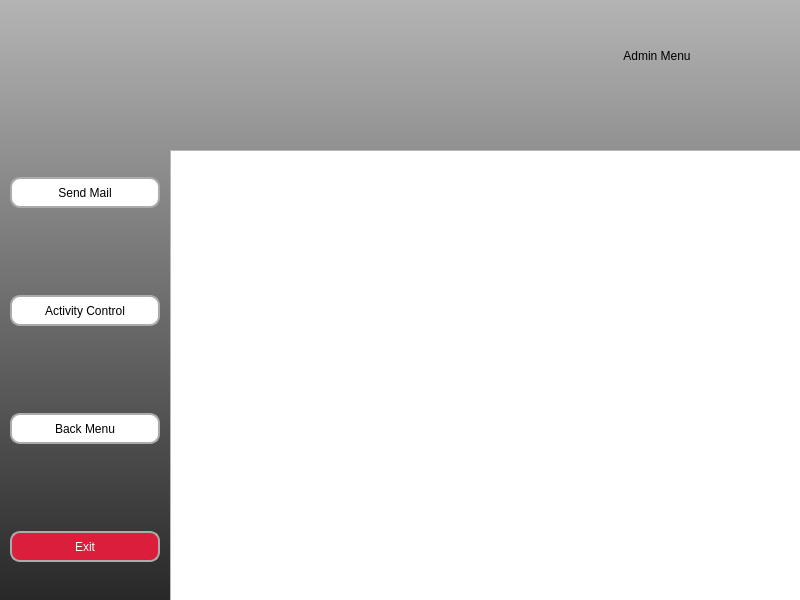
<?xml version="1.0" encoding="UTF-8"?>
<ui version="4.0">
 <class>MainWindow</class>
 <widget class="QMainWindow" name="MainWindow">
  <property name="geometry">
   <rect>
    <x>0</x>
    <y>0</y>
    <width>800</width>
    <height>600</height>
   </rect>
  </property>
  <property name="sizePolicy">
   <sizepolicy hsizetype="Fixed" vsizetype="Fixed">
    <horstretch>0</horstretch>
    <verstretch>0</verstretch>
   </sizepolicy>
  </property>
  <property name="windowTitle">
   <string>MainWindow</string>
  </property>
  <widget class="QWidget" name="centralwidget">
   <widget class="QWidget" name="layoutWidget">
    <property name="geometry">
     <rect>
      <x>10</x>
      <y>10</y>
      <width>681</width>
      <height>92</height>
     </rect>
    </property>
    <layout class="QHBoxLayout" name="horizontalLayout">
     <item>
      <widget class="QLabel" name="label">
       <property name="maximumSize">
        <size>
         <width>350</width>
         <height>90</height>
        </size>
       </property>
       <property name="text">
        <string/>
       </property>
       <property name="pixmap">
        <pixmap>../images/logo_720.png</pixmap>
       </property>
       <property name="scaledContents">
        <bool>true</bool>
       </property>
      </widget>
     </item>
     <item>
      <spacer name="horizontalSpacer_2">
       <property name="orientation">
        <enum>Qt::Orientation::Horizontal</enum>
       </property>
       <property name="sizeHint" stdset="0">
        <size>
         <width>40</width>
         <height>20</height>
        </size>
       </property>
      </spacer>
     </item>
     <item>
      <widget class="QLabel" name="label_2">
       <property name="styleSheet">
        <string notr="true">color:black;

font: italic 28pt &quot;Harlow Solid&quot;;</string>
       </property>
       <property name="text">
        <string>Admin Menu</string>
       </property>
       <property name="alignment">
        <set>Qt::AlignmentFlag::AlignCenter</set>
       </property>
      </widget>
     </item>
    </layout>
   </widget>
   <widget class="QLabel" name="label_bg">
    <property name="geometry">
     <rect>
      <x>0</x>
      <y>0</y>
      <width>800</width>
      <height>600</height>
     </rect>
    </property>
    <property name="sizePolicy">
     <sizepolicy hsizetype="Expanding" vsizetype="Expanding">
      <horstretch>0</horstretch>
      <verstretch>0</verstretch>
     </sizepolicy>
    </property>
    <property name="layoutDirection">
     <enum>Qt::LayoutDirection::LeftToRight</enum>
    </property>
    <property name="styleSheet">
     <string notr="true">background-color:qlineargradient(spread:pad, x1:0, y1:1, x2:0, y2:0, stop:0 rgba(40, 40, 40, 255), stop:1 rgba(180, 180, 180, 255))</string>
    </property>
    <property name="text">
     <string/>
    </property>
    <property name="scaledContents">
     <bool>false</bool>
    </property>
    <property name="alignment">
     <set>Qt::AlignmentFlag::AlignHCenter|Qt::AlignmentFlag::AlignTop</set>
    </property>
   </widget>
   <widget class="QTableWidget" name="tableWidget">
    <property name="geometry">
     <rect>
      <x>170</x>
      <y>150</y>
      <width>631</width>
      <height>451</height>
     </rect>
    </property>
    <property name="styleSheet">
     <string notr="true">table_style = &quot;&quot;&quot;
QTableWidget {
    background-color: #F4F6F8;
    alternate-background-color: #EEF3F8;
    gridline-color: #DADFE3;
    color: #2E2E2E;
    selection-background-color: #C9E4FF;
    selection-color: #000000;
    border: 1px solid #DADFE3;
    font-size: 14px;
}

QHeaderView::section {
    background-color: #E6E9EC;
    color: #333333;
    padding: 4px;
    border: 1px solid #DADFE3;
    font-weight: bold;
}

QTableCornerButton::section {
    background-color: #E6E9EC;
    border: 1px solid #DADFE3;
}
&quot;&quot;&quot;
</string>
    </property>
    <property name="alternatingRowColors">
     <bool>true</bool>
    </property>
    <property name="sortingEnabled">
     <bool>true</bool>
    </property>
    <attribute name="horizontalHeaderMinimumSectionSize">
     <number>33</number>
    </attribute>
    <attribute name="horizontalHeaderDefaultSectionSize">
     <number>150</number>
    </attribute>
    <attribute name="verticalHeaderDefaultSectionSize">
     <number>30</number>
    </attribute>
   </widget>
   <widget class="QWidget" name="layoutWidget_2">
    <property name="geometry">
     <rect>
      <x>10</x>
      <y>150</y>
      <width>161</width>
      <height>441</height>
     </rect>
    </property>
    <layout class="QVBoxLayout" name="verticalLayout_2">
     <property name="spacing">
      <number>60</number>
     </property>
     <item>
      <widget class="QPushButton" name="button_send">
       <property name="minimumSize">
        <size>
         <width>150</width>
         <height>31</height>
        </size>
       </property>
       <property name="maximumSize">
        <size>
         <width>150</width>
         <height>31</height>
        </size>
       </property>
       <property name="styleSheet">
        <string notr="true">
QPushButton{
color:rgb(0, 0, 0);
background-color: rgb(255, 255, 255);
border-radius: 10px;
border: 2px solid rgb(171, 171, 171);
}
QPushButton:hover {
    background-color:rgb(255, 226, 229);
}
QPushButton:pressed {
    background-color: rgb(218, 30, 60);
	color: rgb(255, 255, 255)
}</string>
       </property>
       <property name="text">
        <string>Send Mail</string>
       </property>
      </widget>
     </item>
     <item>
      <widget class="QPushButton" name="button_activity">
       <property name="minimumSize">
        <size>
         <width>141</width>
         <height>31</height>
        </size>
       </property>
       <property name="maximumSize">
        <size>
         <width>150</width>
         <height>31</height>
        </size>
       </property>
       <property name="styleSheet">
        <string notr="true">
QPushButton{
color:rgb(0, 0, 0);
background-color: rgb(255, 255, 255);
border-radius: 10px;
border: 2px solid rgb(171, 171, 171);
}
QPushButton:hover {
    background-color:rgb(255, 226, 229);
}
QPushButton:pressed {
    background-color: rgb(218, 30, 60);
	color: rgb(255, 255, 255)
}</string>
       </property>
       <property name="text">
        <string>Activity Control</string>
       </property>
      </widget>
     </item>
     <item>
      <widget class="QPushButton" name="button_back">
       <property name="minimumSize">
        <size>
         <width>141</width>
         <height>31</height>
        </size>
       </property>
       <property name="maximumSize">
        <size>
         <width>150</width>
         <height>31</height>
        </size>
       </property>
       <property name="styleSheet">
        <string notr="true">
QPushButton{
color:rgb(0, 0, 0);
background-color: rgb(255, 255, 255);
border-radius: 10px;
border: 2px solid rgb(171, 171, 171);
}
QPushButton:hover {
    background-color:rgb(255, 226, 229);
}
QPushButton:pressed {
    background-color: rgb(218, 30, 60);
	color: rgb(255, 255, 255)
}</string>
       </property>
       <property name="text">
        <string>Back Menu</string>
       </property>
      </widget>
     </item>
     <item>
      <widget class="QPushButton" name="button_exit">
       <property name="sizePolicy">
        <sizepolicy hsizetype="Fixed" vsizetype="Fixed">
         <horstretch>0</horstretch>
         <verstretch>0</verstretch>
        </sizepolicy>
       </property>
       <property name="minimumSize">
        <size>
         <width>141</width>
         <height>31</height>
        </size>
       </property>
       <property name="maximumSize">
        <size>
         <width>150</width>
         <height>31</height>
        </size>
       </property>
       <property name="styleSheet">
        <string notr="true">
QPushButton{
    background-color: rgb(218, 30, 60);
	color: rgb(255, 255, 255);
border-radius: 10px;
border: 2px solid rgb(171, 171, 171);

}
QPushButton:hover {
color:black;
    background-color:rgb(255, 226, 229);
}
QPushButton:pressed {
    color:rgb(0, 0, 0);
background-color: rgb(255, 255, 255);

}</string>
       </property>
       <property name="text">
        <string>Exit</string>
       </property>
      </widget>
     </item>
    </layout>
   </widget>
   <zorder>label_bg</zorder>
   <zorder>layoutWidget</zorder>
   <zorder>tableWidget</zorder>
   <zorder>layoutWidget_2</zorder>
  </widget>
 </widget>
 <resources/>
 <connections/>
</ui>
